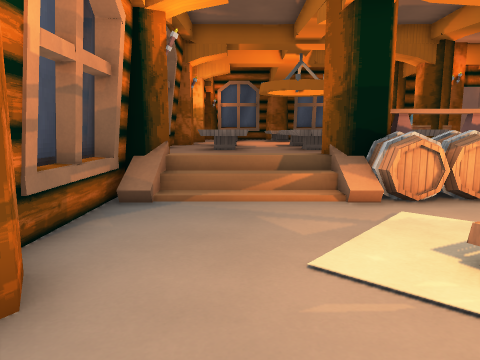
View 1 (above)

19 first-person views from a walk through a level from a Godot 3-D game. The camera is 1.4 m above the floor, tilts 8° down and sees 70° across. The floor is counted in squares, 1 m on a side. Each view is taken from the middle of a square. On the plan, view 1 faces up. The plan holds only what a view shows up to about 15 squares ahead; the rest is blank. The place goes on beyond the plan. Flat picture figures and markers are left out. Door leaves are left out where a doorway can be walked through. Some surface patterns are stand-ins.

View 2
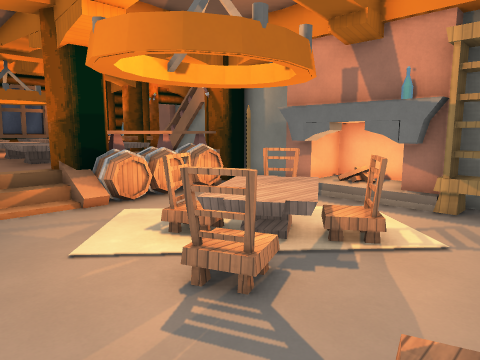

View 3
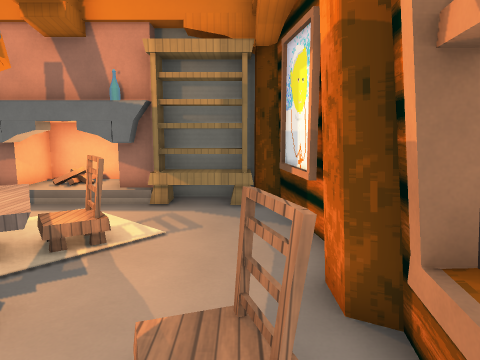

View 4
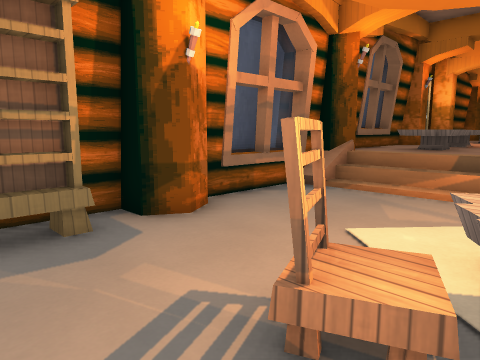

View 5
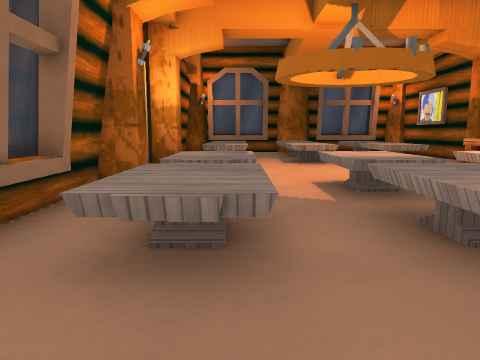

View 6
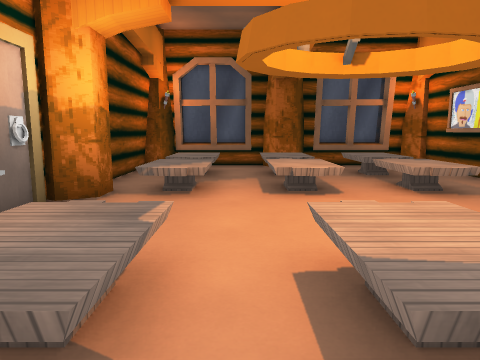

View 7
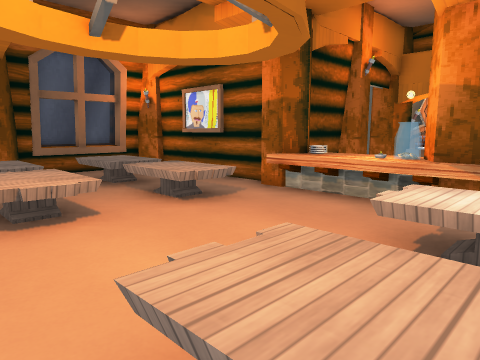

View 8
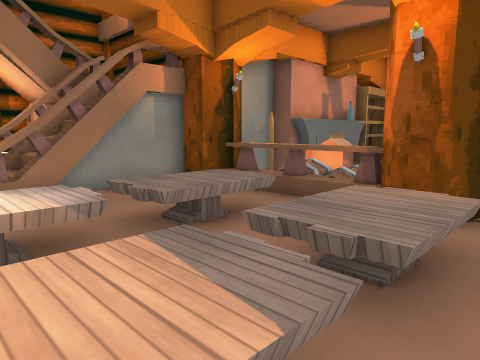

View 9
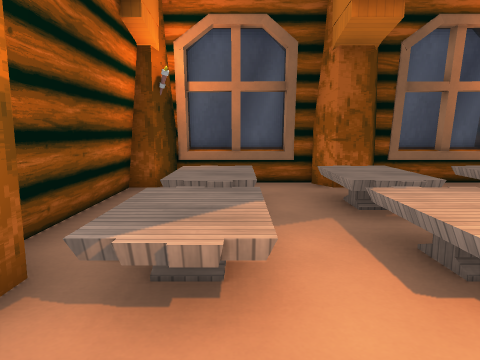

View 10
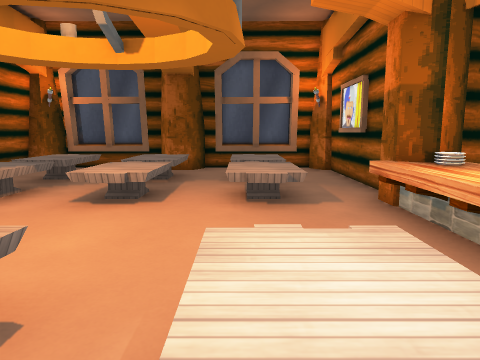

View 11
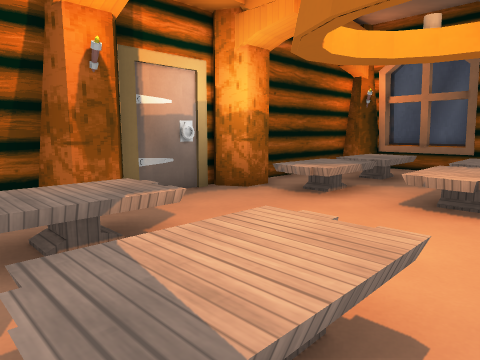

View 12
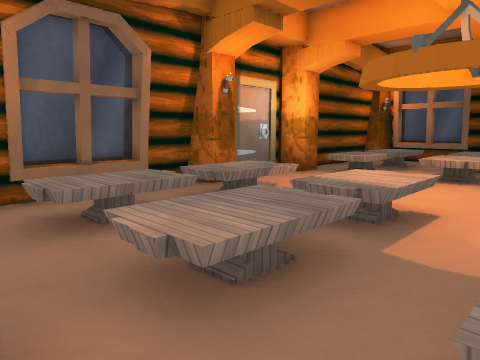

View 13
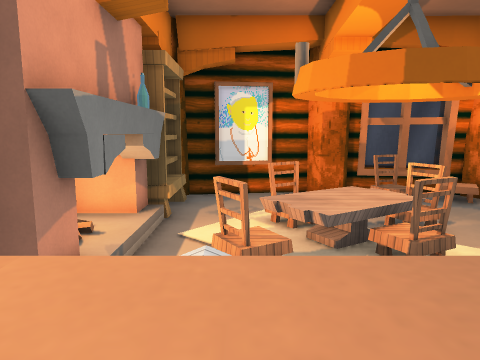

View 14
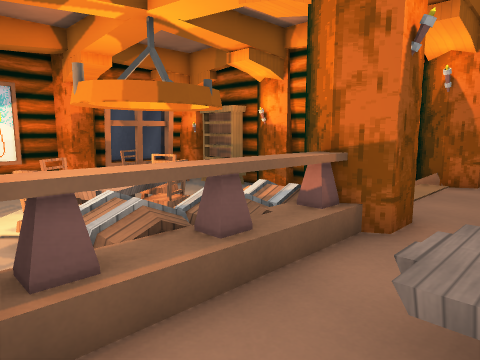

View 15
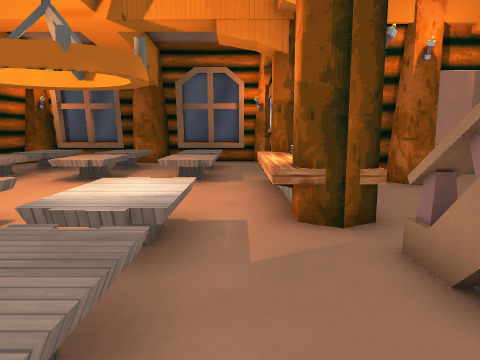

View 16
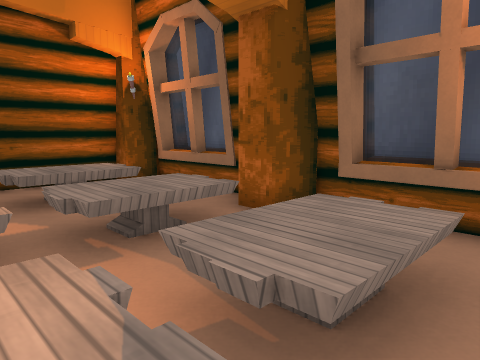

View 17
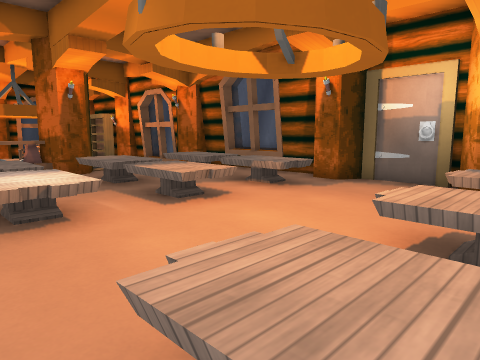

View 18
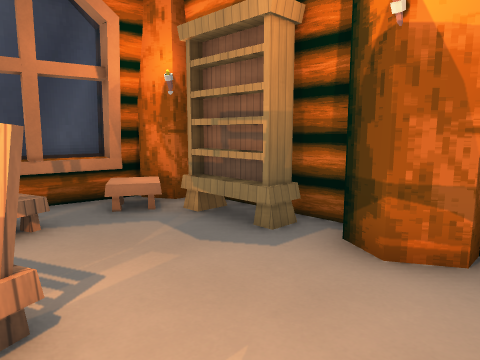

View 19
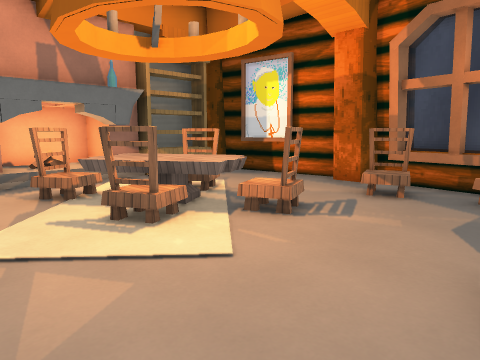

### Floor plan
Key: @ floor where view 1 was taken; # wall or solid block; . main floor; - floor 0.75 m lower than the main floor; / step, stairs or slope; D closed door; = window, fence, low wall or low ledge; ^ raised ledge; P pillar; T table; B barrel; L block; C chair; S shelf; K bookshelf; O other object.
Columns run from 4 left of view 1 to 11 right of it. Each row starts with its distance up from view 1.
 27   ##OOPP#=O#P
 26  ##O..###O.##
 25  #..T..T..T..
 24  #.TT.TT.TT.O
 23  #.TT.TT.TT.O
 22  #..T..T..T.O
 21  #.TT.TT.TT..
 20 PPPTT.TT.TT.PP##
 19  #..T..T..T.OO #
 18  D..........^^.
 17  D..........O^.
 16  PP.T..T..T.PP.
 15  #PTT.TT.TT.^^.
 14 ##.TT.TT.TT..^
 13 #O..T..T..T..^O#
 12  O.TT.TT.TT..###
 11  O.TT.TT.TT..#
 10  #..T..T..T. #
  9  #P....P....##
  8  P#////PBBB###
  7  OL////BBBBB##
  6  O---------  #
  5  O--------- /#
  4  O-----C--C-##
  3  PP----///C-/#
  2  #P---T  /--##
  1  #K---C--C--###
  0  #K-@----C--S#
 -1  #K---------S#
 -2  #P/-C------S#
 -3  ##OO--P-OOOPP
 -4    ^^#OP#=
 -5        P

Positions as (right, up) in squares from view 1, and headings:
1: (0, 0), facing up
2: (-1, -2), facing up-right
3: (-1, -2), facing right
4: (3, -1), facing up-left
5: (0, 8), facing up
6: (1, 12), facing up
7: (1, 14), facing up-right
8: (1, 15), facing down-right
9: (0, 17), facing up
10: (5, 13), facing up
11: (4, 13), facing up-left
12: (5, 9), facing up-left
13: (6, 9), facing down
14: (8, 11), facing down-left
15: (7, 10), facing up
16: (7, 21), facing up-left
17: (7, 21), facing down-left
18: (2, 4), facing down-left
19: (-2, 6), facing down-right
